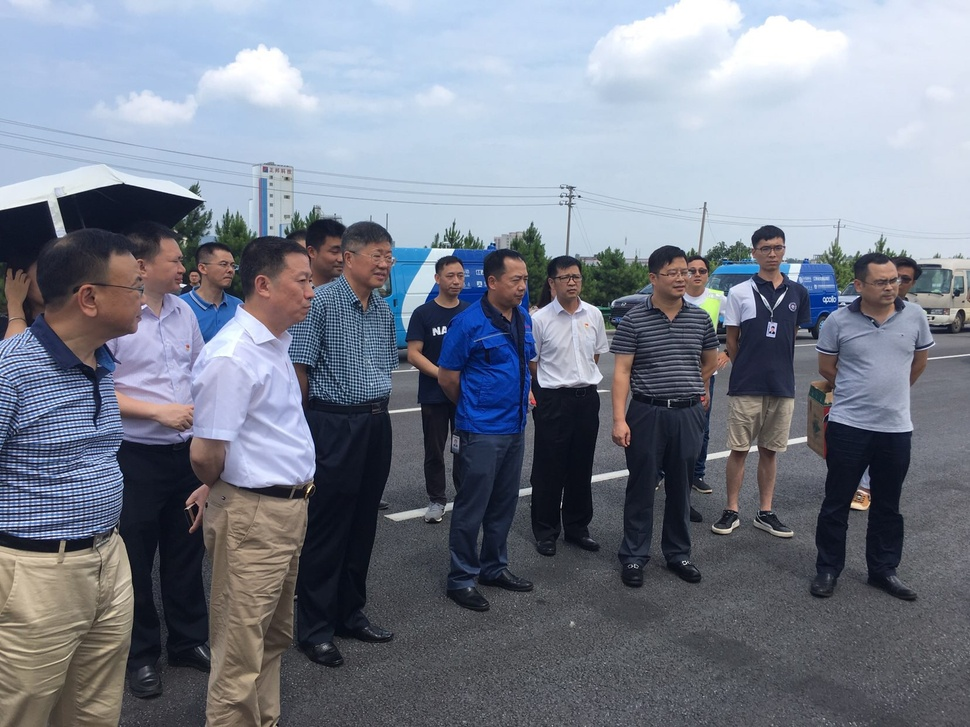
#> input picture opencv/IMG_1729.jpg, 970 x 727 px, shrunk from 1656 x 1242 before the run, found by its file name
$ python opencv.py
#> lines starting #> are read from the running program, lines starting #| are printed output that depends on the picture; after the words box and inside, x2 and y2 are one past the last pixel; in counts of white or black regions, pixels touching at a corner belong together
import cv2

# 待检测的图片路径
img_path = '/home/ken/workspace/code/python3/IMG_1729.jpg'
Classifier_path = '/home/ken/lib_support/openCV/opencv/data/haarcascades/haarcascade_frontalface_default.xml'
#这个路径表示，我们下载的opencv中自带的haarcascade_frontalface_default特征集，用的时候只需
#把/media/asahi/数据/所有下载/opencv-3.3.1/，换成你自己的路径就行了

face_cascade = cv2.CascadeClassifier(Classifier_path)

# 读取图片

image = cv2.imread(img_path)
#> image is the input picture: shape (727, 970, 3); mean B, G, R 139.4, 126, 119.9

gray = cv2.cvtColor(image, cv2.COLOR_BGR2GRAY)
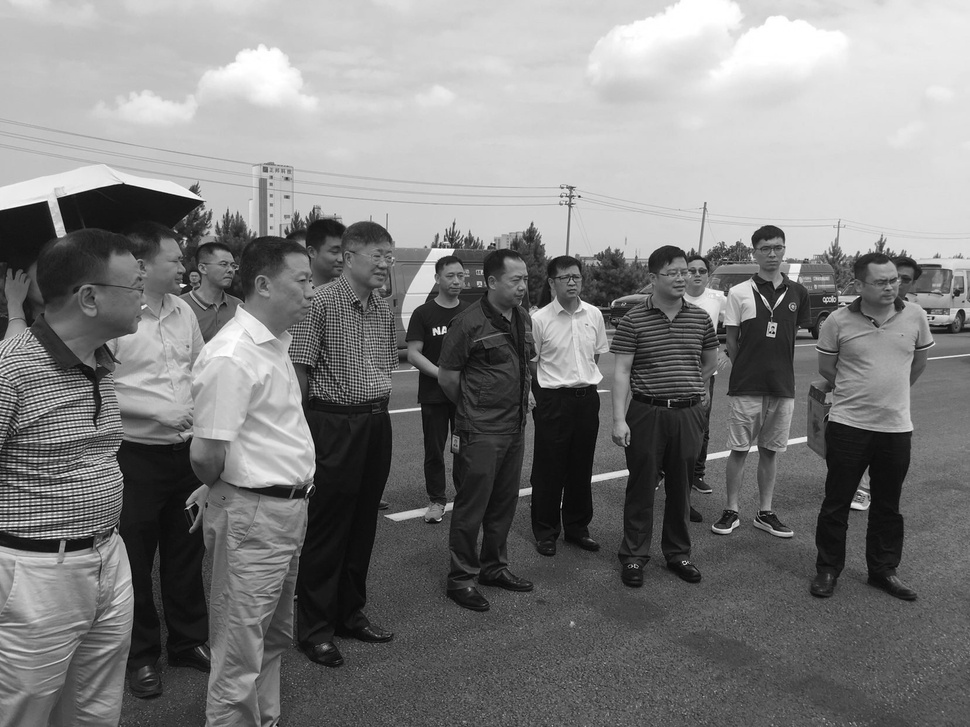
#> gray: shape (727, 970); min 1, max 255, mean 125.7

# 探测图片中的人脸
faces = face_cascade.detectMultiScale(
    gray,
    scaleFactor=1.15,
    minNeighbors=5,
    minSize=(5, 5),
    flags=cv2.CASCADE_SCALE_IMAGE   #因为现在opencv也升级成了3，所以cv2.cv也不存在了
)
#> faces = [[683, 261, 30, 30], [439, 264, 31, 31], [754, 235, 36, 36], [212, 251, 34, 34], [868, 267, 39, 39], [182, 441, 148, 148]]


for (x, y, w, h) in faces:
    cv2.rectangle(image,(x,y),(x+w,y+w),(0,255,0),2)
#> this loop made 6 passes
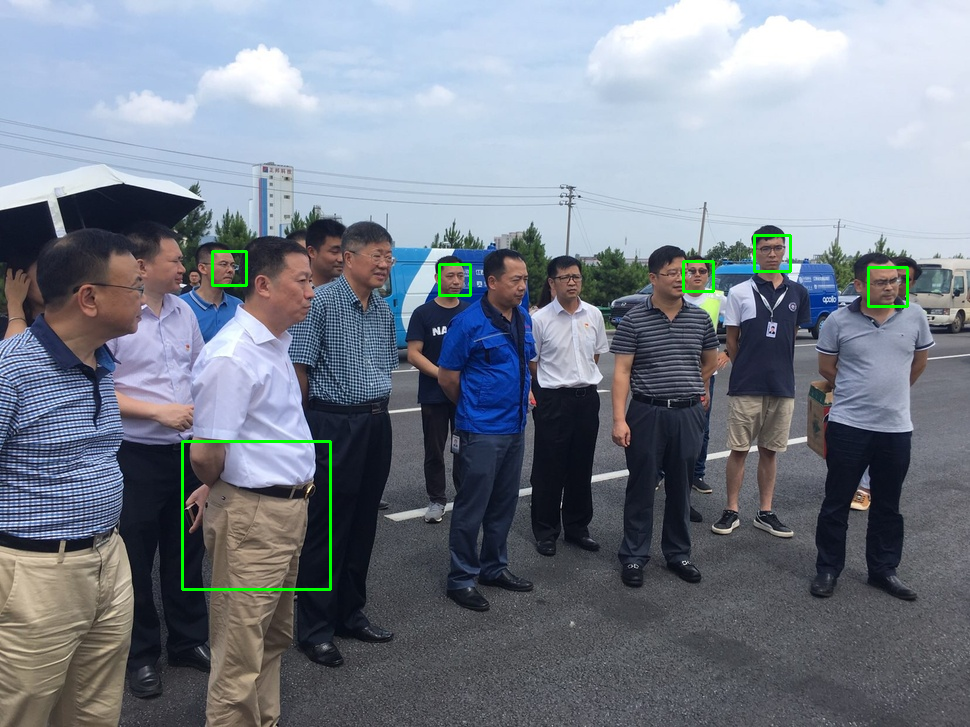
#> image: shape (727, 970, 3); 0.54% of pixels changed, all inside (x1, y1, x2, y2) = (181, 234, 909, 591)
    # cv2.circle(image, ((x + x + w) / 2,
    #                    (y + y + h) / 2),
    #            w / 2,
    #            (0, 255, 0),
    #            float(2))

#cv2.imshow("Find Faces!", image)
cv2.imencode('.jpg', image)[1].tofile('res.jpg')

cv2.waitKey(0)
